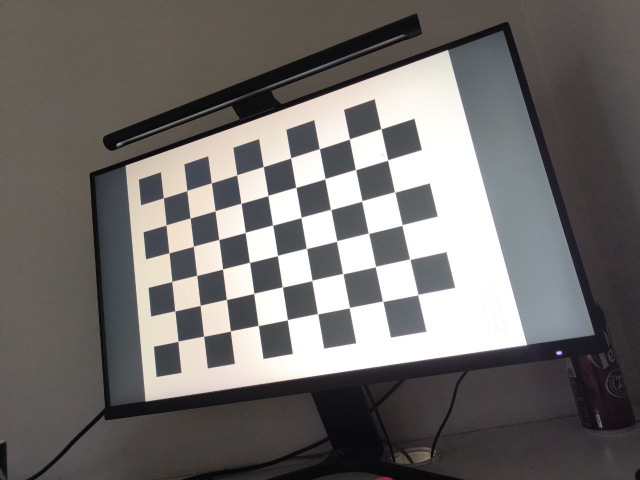
#> input picture utils/camera/calib_images/photo_10_2025-06-16_03-45-40.jpg, 1280 x 960 px (shown at 1/2 size)
$ python test.py
#> lines starting #> are read from the running program, lines starting #| are printed output that depends on the picture; after the words box and inside, x2 and y2 are one past the last pixel; in counts of white or black regions, pixels touching at a corner belong together; pictures that were not available may be replaced by others from this repository, and a replacement may not be noted
### utils/camera/calibration.py
import os

import cv2
import numpy as np
import glob

def scale_camera_matrix(K, original_shape, new_shape):
    h0, w0 = original_shape[:2]
    h1, w1 = new_shape[:2]

    scale_x = w1 / w0
    scale_y = h1 / h0

    K_scaled = K.copy()
    K_scaled[0, 0] *= scale_x
    K_scaled[1, 1] *= scale_y
    K_scaled[0, 2] *= scale_x
    K_scaled[1, 2] *= scale_y

    return K_scaled

CHECKERBOARD = (9, 6)
square_size = 40.0  # мм

objp = np.zeros((CHECKERBOARD[0]*CHECKERBOARD[1], 3), np.float32)
objp[:, :2] = np.mgrid[0:CHECKERBOARD[0], 0:CHECKERBOARD[1]].T.reshape(-1, 2) * square_size

objpoints = []
imgpoints = []

images = glob.glob('calib_images/*.jpg')

output_dir = "output_chessboard"
os.makedirs(output_dir, exist_ok=True)

for f in os.listdir(output_dir):
    file_path = os.path.join(output_dir, f)
    if os.path.isfile(file_path):
        os.remove(file_path)

for i, fname in enumerate(images):
    img = cv2.imread(fname)
#> img is the input picture: shape (960, 1280, 3); mean B, G, R 107.9, 109.7, 113
    print(img.shape)
#| (960, 1280, 3)
    gray = cv2.cvtColor(img, cv2.COLOR_BGR2GRAY)

    ret, corners = cv2.findChessboardCorners(gray, CHECKERBOARD, None)
#> ret = True; corners = 54 rows, first 8: [327.1, 396.2], [374.2, 381.6], [423.2, 366.2], [474, 350.3], [526.9, 333.6], [581.7, 316.4], [639.2, 297.9], [699.3, 278.5]

    if ret:
        objpoints.append(objp)
        imgpoints.append(corners)

        cv2.drawChessboardCorners(img, CHECKERBOARD, corners, ret)
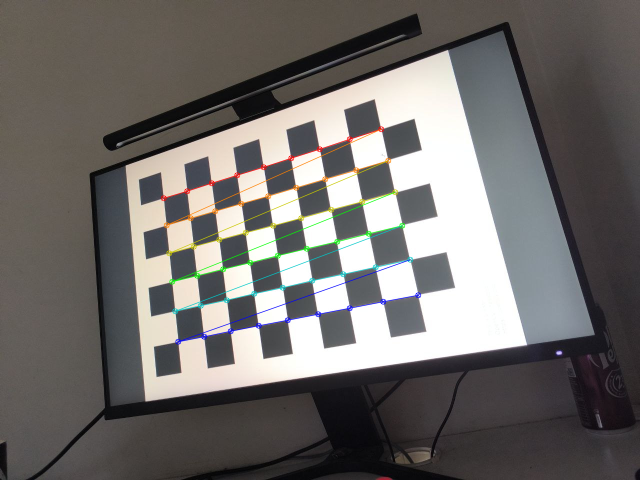
#> img: shape (960, 1280, 3) (shown at 1/2 size); 1.57% of pixels changed, all inside (x1, y1, x2, y2) = (321, 252, 843, 690)
        output_path = os.path.join(output_dir, f"frame_{i:02d}.jpg")
        cv2.imwrite(output_path, img)
        cv2.imshow('Chessboard', img)
        cv2.waitKey(100)
#> pass 2 of the loop `for i, fname in enumerate(images):`:
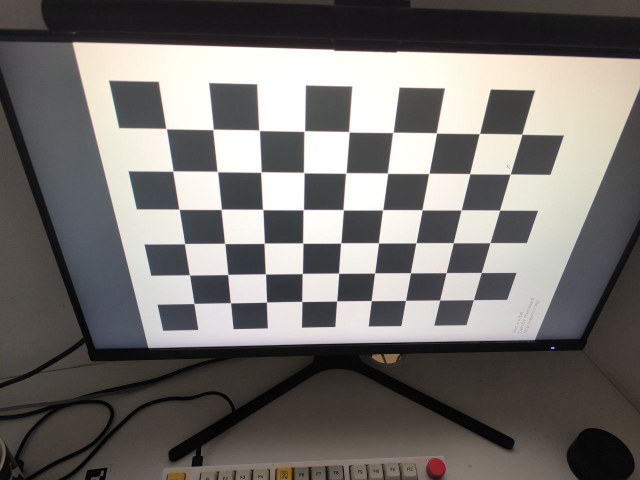
#> input picture utils/camera/calib_images/photo_11_2025-06-16_03-45-40.jpg, 1280 x 960 px (shown at 1/2 size)
#> img is the input picture: shape (960, 1280, 3); mean B, G, R 110.3, 113, 116.2
#| (960, 1280, 3)
#> `gray = cv2.cvtColor(img, cv2.COLOR_BGR2GRAY)`:
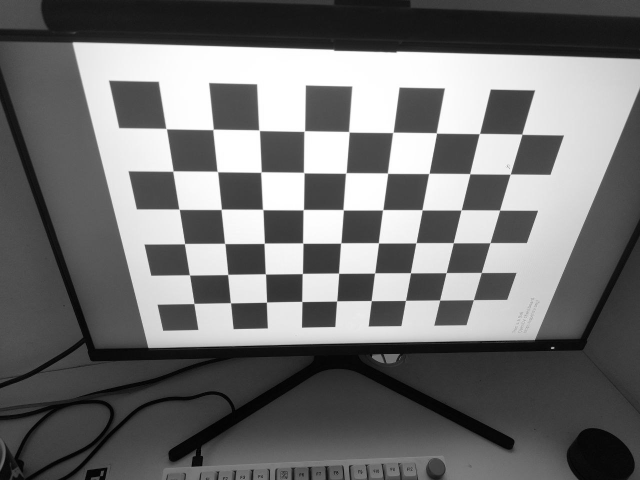
#> gray: shape (960, 1280) (shown at 1/2 size); min 0, max 255, mean 113.6
#> corners = 54 rows, first 8: [332.9, 257.7], [426.5, 259.5], [518.7, 261], [609.9, 261.7], [699.1, 264.7], [786.4, 265.2], [873.5, 266.6], [959.2, 267.6]
#> `cv2.drawChessboardCorners(img, CHECKERBOARD, corners, ret)`:
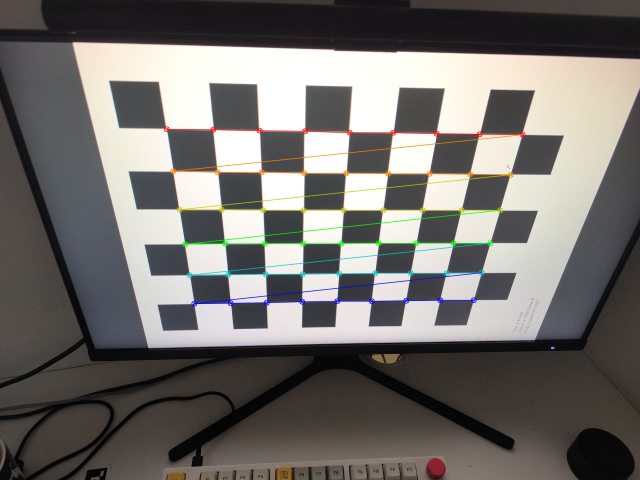
#> img: shape (960, 1280, 3) (shown at 1/2 size); 2.04% of pixels changed, all inside (x1, y1, x2, y2) = (327, 252, 1052, 614)
#> pass 3 of the loop `for i, fname in enumerate(images):`:
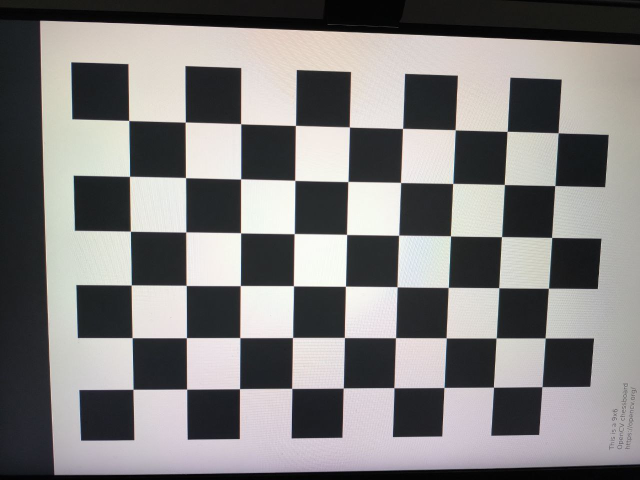
#> input picture utils/camera/calib_images/photo_12_2025-06-16_03-45-40.jpg, 1280 x 960 px (shown at 1/2 size)
#> img is the input picture: shape (960, 1280, 3); mean B, G, R 126.7, 127.3, 129
#| (960, 1280, 3)
#> corners = 54 rows, first 8: [258.1, 241.4], [370.8, 244.5], [481.9, 248], [591.4, 251.2], [699.2, 254.4], [805.7, 257.2], [910.6, 260.1], [1014.5, 263.1]
#> `cv2.drawChessboardCorners(img, CHECKERBOARD, corners, ret)`:
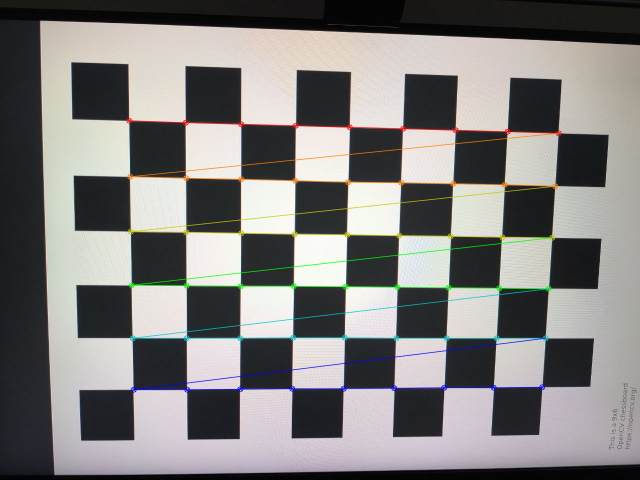
#> img: shape (960, 1280, 3) (shown at 1/2 size); 2.61% of pixels changed, all inside (x1, y1, x2, y2) = (252, 235, 1124, 786)
#> the loop made 4 passes; the first 3 are shown

cv2.destroyAllWindows()

ret, K, dist, rvecs, tvecs = cv2.calibrateCamera(objpoints, imgpoints, gray.shape[::-1], None, None)

np.savez("calibration.npz", camera_matrix=K, dist_coeffs=dist)
print("camera_matrix:\n", K)
print("distortion coefficients:\n", dist)

### utils/camera/test.py
import cv2
import numpy as np

from utils.camera.calibration import scale_camera_matrix

# from utils.camera.calibration import scale_camera_matrix

CALIB_FILE = "calibration.npz"
STREAM_URL = "http://192.168.137.60:4747/video"

data = np.load(CALIB_FILE)
K = data["camera_matrix"]
dist = data["dist_coeffs"]

original_shape = (960, 1280)
new_shape = (480, 640)

K_scaled = scale_camera_matrix(K, original_shape, new_shape)

print("Loaded calibration matrix:")
print("K =", K)
print("dist =", dist.flatten())

cap = cv2.VideoCapture(STREAM_URL)

if not cap.isOpened():
    print("error")
    exit()

while True:
    ret, frame = cap.read()
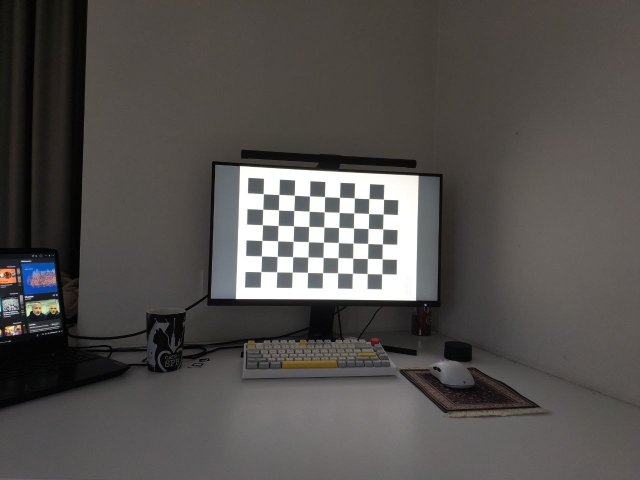
#> input picture utils/camera/calib_images/photo_14_2025-06-16_03-45-40.jpg, 1280 x 960 px, given in place of video, which was not available (shown at 1/2 size)
#> frame is the input picture: shape (960, 1280, 3); mean B, G, R 78.2, 80.5, 83.5
    if not ret:
        print("error")
        break

    undistorted = cv2.undistort(frame, K_scaled, dist)
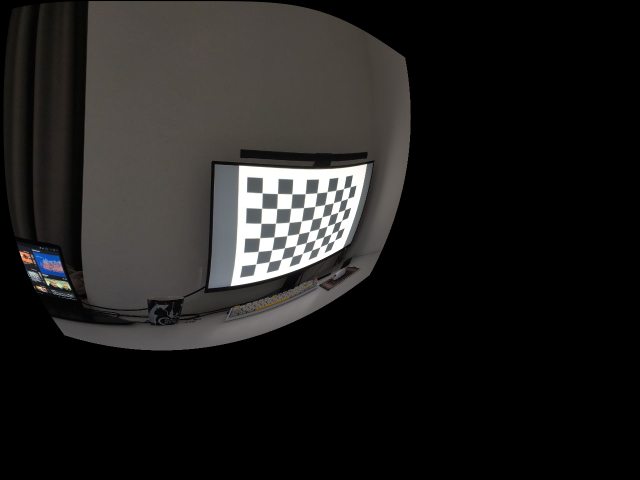
#> undistorted: shape (960, 1280, 3) (shown at 1/2 size); mean B, G, R 29.6, 30.6, 31.7

    combined = np.hstack((frame, undistorted))
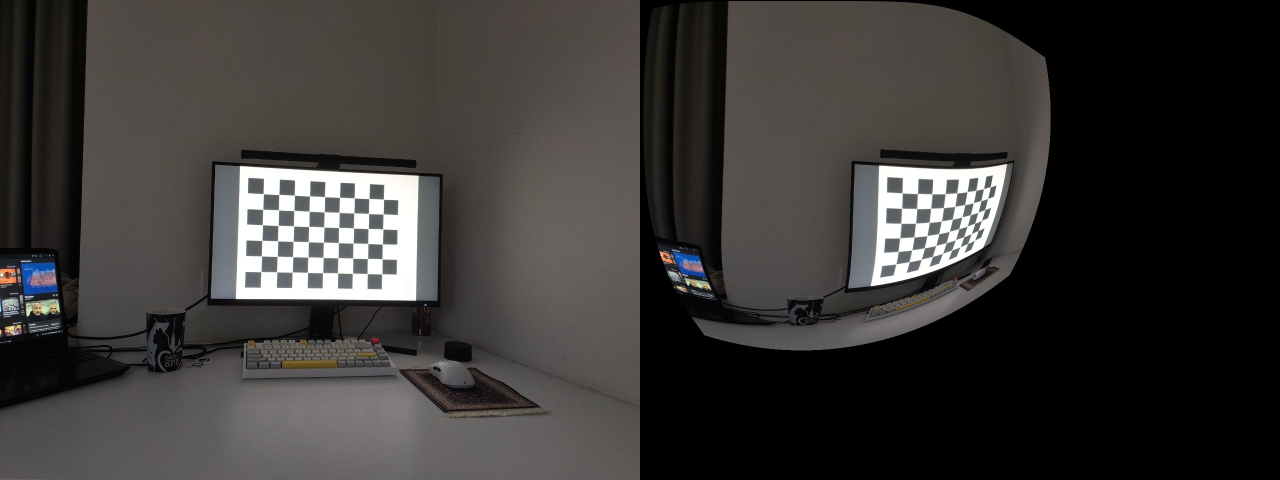
#> combined: shape (960, 2560, 3) (shown at 1/2 size); mean B, G, R 53.9, 55.5, 57.6
    combined_resized = cv2.resize(combined, (combined.shape[1] // 2, combined.shape[0] // 2))
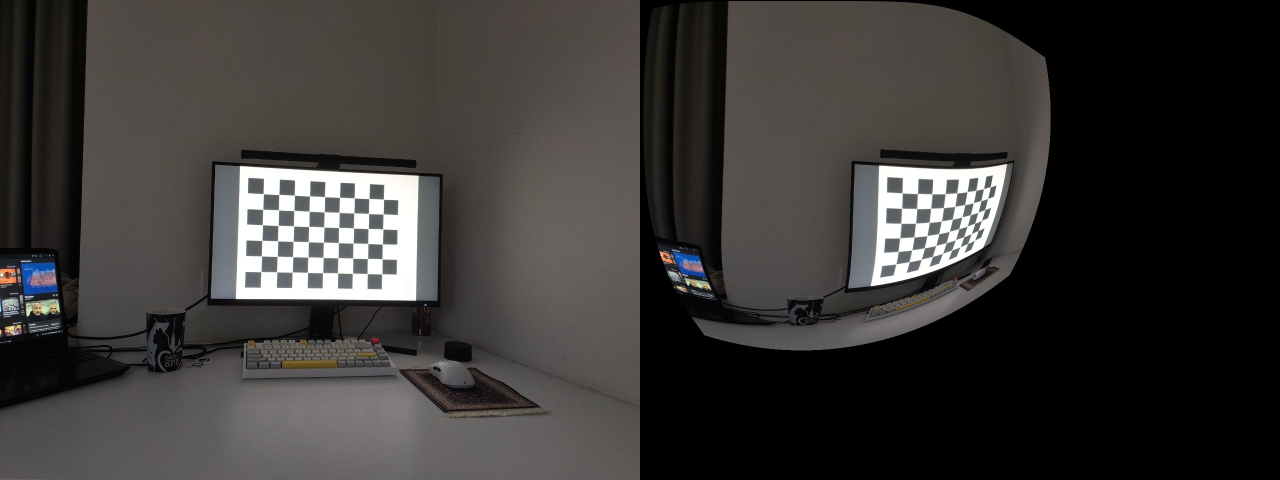
#> combined_resized: shape (480, 1280, 3); mean B, G, R 54, 55.6, 57.7

    cv2.imshow("Original | Undistorted", combined_resized)

    key = cv2.waitKey(1)
#> (key Esc is pressed here)
    if key == 27:  # ESC
        break

cap.release()
cv2.destroyAllWindows()
